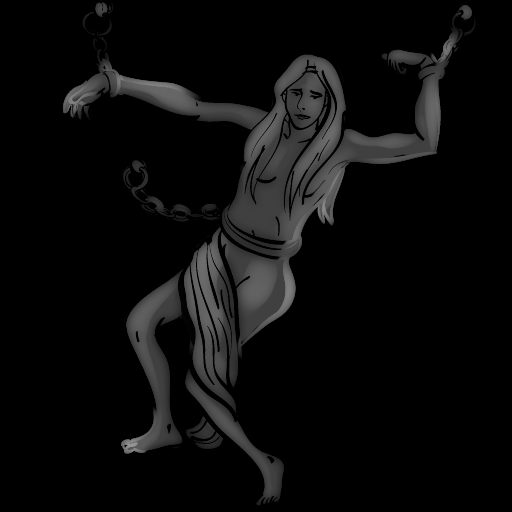
#> input picture assets/constellations/andromeda.png, 512 x 512 px, found by its file name; its folder holds only this picture in this run
$ python make_outline.py ../assets/constellations/andromeda.png
#> lines starting #> are read from the running program, lines starting #| are printed output that depends on the picture; after the words box and inside, x2 and y2 are one past the last pixel; in counts of white or black regions, pixels touching at a corner belong together
#> in main, src is the input picture: shape (512, 512); min 0, max 151, mean 11.5
"""별자리 그림(명암 있는 흑백) -> 윤곽선 스타일(검은 배경에 흰 선 + 번짐).
앱에서는 이 흰 선을 금색으로 물들이고 가산 합성하면 "빛나는 금색 윤곽선"이 된다.

원본 그림의 밝기 구조:
    배경 = 0 (검정), 몸통 채우기 = 70~100 (회색), 안쪽 잉크 선 = 10~40 (진한 회색)

뽑는 선 두 가지:
    1) 바깥 테두리: 몸통 영역(마스크)을 조금 부풀린 것 - 원래 마스크  (형태학적 팽창)
    2) 안쪽 선:    주변 평균보다 확 어두운 픽셀 (잉크로 그린 주름, 얼굴 등)

사용법 (저장소 루트에서):
    python3 tools/make_outline.py                         # 전부 변환
    python3 tools/make_outline.py orion.png ursa_major.png  # 일부만
필요: pip install numpy pillow
"""
import argparse, os
import numpy as np
from PIL import Image, ImageFilter

HERE = os.path.dirname(os.path.abspath(__file__))
SRC = os.path.join(HERE, "..", "assets", "constellations")
DST = os.path.join(HERE, "..", "assets", "constellations-outline")


def f(img, flt):
    """numpy 배열에 PIL 필터 적용"""
    return np.asarray(Image.fromarray(img).filter(flt))


def outline(src, edge=2, ink=12, glow=6):
    lum = src.astype(np.uint8)

    # 1) 몸통 마스크. 안쪽 잉크 선이 어두워서 구멍처럼 보이므로 살짝 흐리게 한 뒤 임계값
    body = f(lum, ImageFilter.GaussianBlur(2)) > 12
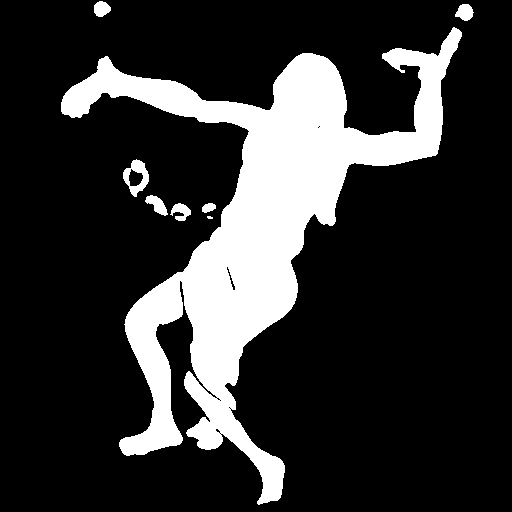
#> body: shape (512, 512) bool; 19.5% white; 8 white regions (1 under 20 px), largest, box (x1, y1, x2, y2) and area: (61, 27, 462, 505) 49675, (123, 159, 149, 197) 464, (145, 195, 168, 216) 245
    body = f(body.astype(np.uint8) * 255, ImageFilter.MedianFilter(5)) > 127   # 잡티 제거
#> in f (call 2), `return np.asarray(Image.fromarray(img).filter(flt))`: returned value: shape (512, 512); 19.6% white; 8 white regions (1 under 20 px), largest, box (x1, y1, x2, y2) and area: (61, 28, 462, 504) 49844, (123, 160, 149, 196) 463, (146, 195, 167, 215) 235
    m = body.astype(np.uint8) * 255
    # 바깥 테두리 = 팽창(MaxFilter) - 원래. MaxFilter 크기는 홀수
    rim = (f(m, ImageFilter.MaxFilter(2 * edge + 1)) > 0) & ~body
#> in f (call 3), `return np.asarray(Image.fromarray(img).filter(flt))`: returned value: shape (512, 512); 22.4% white; 6 white regions, box (x1, y1, x2, y2) and area: (59, 26, 464, 506) 56185, (121, 158, 151, 198) 827, (144, 193, 193, 223) 822, (453, 2, 475, 23) 375, (92, 0, 113, 19) 335, (200, 201, 218, 221) 247
#> rim: shape (512, 512) bool; 2.9% white in thin lines or dots, all inside (x1, y1, x2, y2) = (59, 0, 475, 506)

    # 2) 안쪽 잉크 선: 주변 평균보다 ink 이상 어두운 곳. 테두리 근처는 제외(이중선 방지)
    local = f(lum, ImageFilter.BoxBlur(4)).astype(int)
    inner_area = f(m, ImageFilter.MinFilter(7)) > 0          # 침식: 몸통 안쪽만
#> in f (call 5), `return np.asarray(Image.fromarray(img).filter(flt))`: returned value: shape (512, 512); 15.5% white; 8 white regions (3 under 20 px), largest, box (x1, y1, x2, y2) and area: (64, 32, 458, 500) 40361, (460, 8, 470, 17) 54, (98, 5, 106, 13) 41, (151, 199, 163, 211) 31, (134, 164, 142, 170) 29
    lines = inner_area & (local - lum.astype(int) > ink)
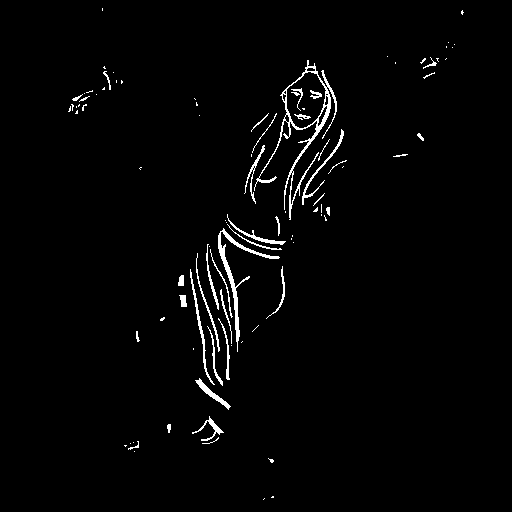
#> lines: shape (512, 512) bool; 2% white in thin lines or dots, all inside (x1, y1, x2, y2) = (68, 8, 464, 500)
    lines = f(lines.astype(np.uint8) * 255, ImageFilter.MedianFilter(3)) > 127  # 점 잡티 제거
#> in f (call 6), `return np.asarray(Image.fromarray(img).filter(flt))`: returned value: shape (512, 512); 1.8% white in thin lines or dots, all inside (x1, y1, x2, y2) = (69, 11, 463, 498)

    # 3) 합치고 번짐 추가: 선 자체 + 흐린 선(glow)을 더한다
    line = (rim | lines).astype(np.float32)
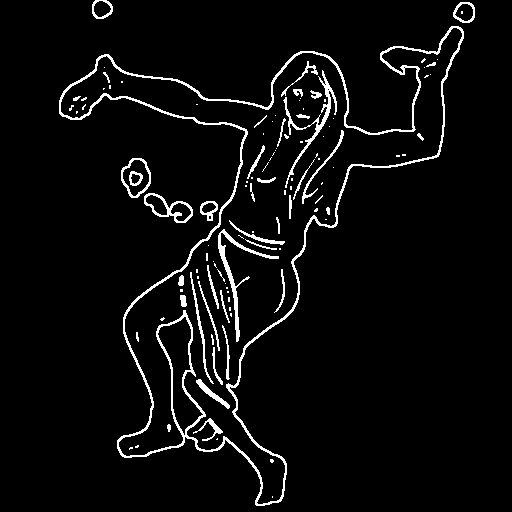
#> line: shape (512, 512) float32; values 0 (black) and 1 (white), 4.6% white in thin lines or dots, all inside (x1, y1, x2, y2) = (59, 0, 475, 506)
    line = f((line * 255).astype(np.uint8), ImageFilter.GaussianBlur(0.7)).astype(np.float32) / 255
    halo = f((line * 255).astype(np.uint8), ImageFilter.GaussianBlur(glow)).astype(np.float32) / 255
#> in f (call 8), `return np.asarray(Image.fromarray(img).filter(flt))`:
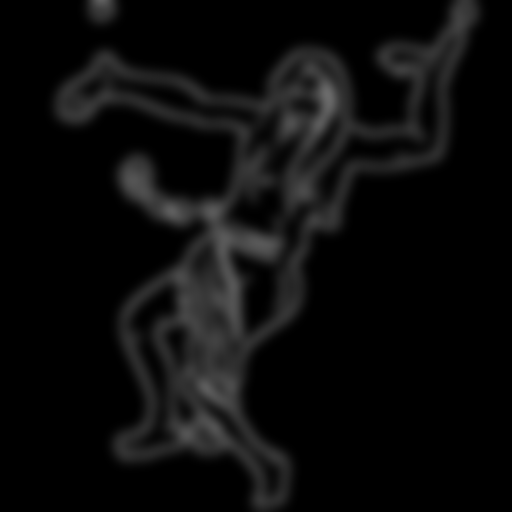
#> returned value: shape (512, 512); min 0, max 107, mean 11.8
    out = np.clip(line * 1.0 + halo * 0.8, 0, 1)

    # 4) 가장자리 페이드: 번짐이 이미지 테두리에서 뚝 끊기면 하늘에 네모가 보이므로 테두리 쪽을 서서히 0으로
    h, w = out.shape
#> h = 512; w = 512
    yy, xx = np.mgrid[0:h, 0:w]
    border = np.minimum(np.minimum(xx, w - 1 - xx), np.minimum(yy, h - 1 - yy))
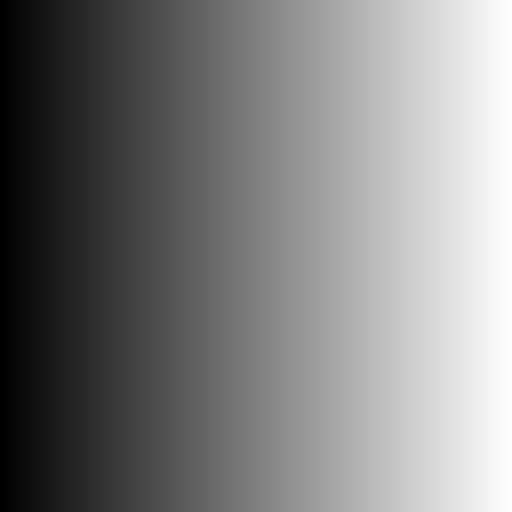
#> xx: shape (512, 512) int64; min 0, max 511, mean 255.5; drawn with min black and max white
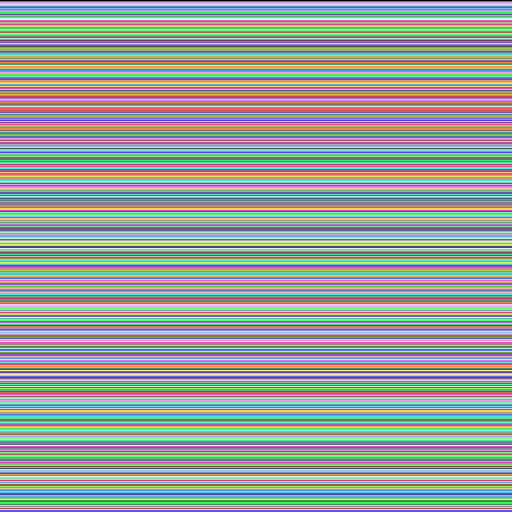
#> yy: shape (512, 512) int64; 512 distinct labels, from 0 to 511; one colour per label, 0 black
    out *= np.clip(border / (glow * 2.5), 0, 1)
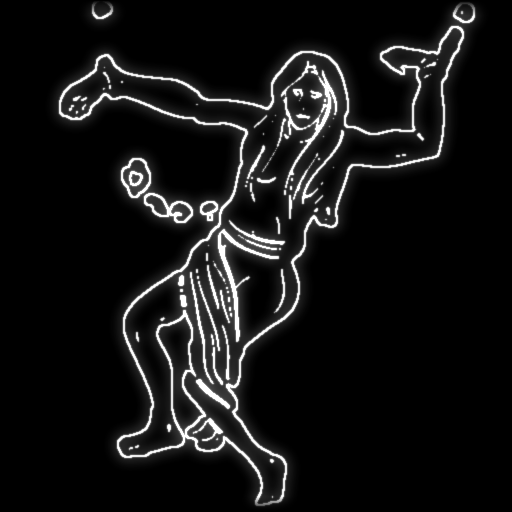
#> out: shape (512, 512) float32; min 0, max 1, mean 0.0805
    return (out * 255).astype(np.uint8)


def main():
    ap = argparse.ArgumentParser()
    ap.add_argument("files", nargs="*", help="변환할 파일 이름 (없으면 전부)")
    ap.add_argument("--edge", type=int, default=2, help="바깥 테두리 두께 (픽셀)")
    ap.add_argument("--ink", type=int, default=12, help="안쪽 선 감도 (작을수록 선이 많아짐)")
    ap.add_argument("--glow", type=float, default=6, help="번짐 반경")
    args = ap.parse_args()

    os.makedirs(DST, exist_ok=True)
    names = args.files or sorted(n for n in os.listdir(SRC) if n.endswith(".png"))
    for n in names:
        src = np.asarray(Image.open(os.path.join(SRC, n)).convert("L"))
        Image.fromarray(outline(src, args.edge, args.ink, args.glow)).save(os.path.join(DST, n), optimize=True)
    print(f"{len(names)}개 -> {os.path.normpath(DST)}")


if __name__ == "__main__":
    main()
